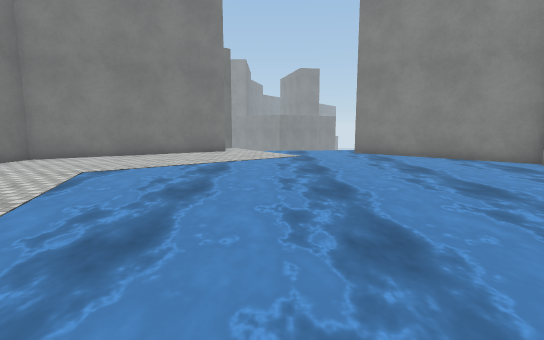
view 1 (above)

12 first-person views from a walk through a 3-D level made in the Unity game engine. The camera is 1.3 m above the floor, tilts 8° down and sees 80° across. The floor is counted in squares, 1 m on a side. Each view is taken from the middle of a square. On the plan, view 1 faces up. The plan holds only what a view shows up to about 14 squares ahead; the rest is blank. The place goes on beyond the plan. The player is left out. Some animated figures are left out. Surface patterns are stand-ins for the level's own textures.

view 2
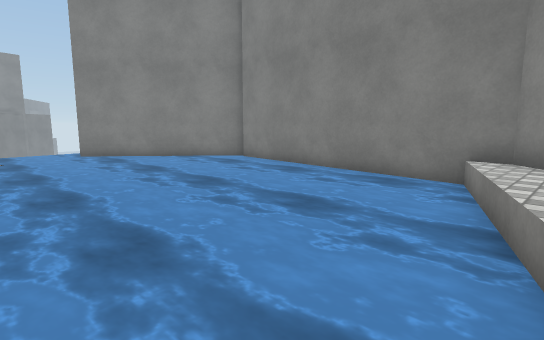

view 3
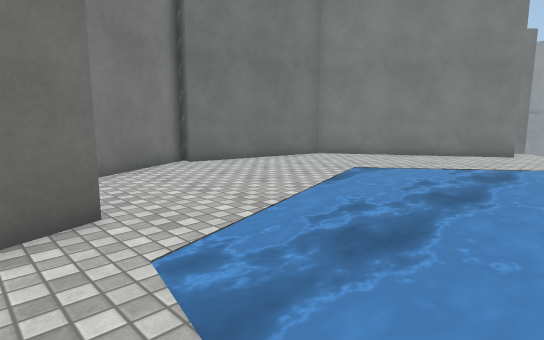

view 4
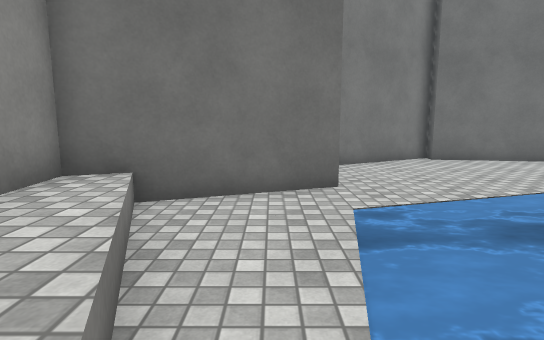

view 5
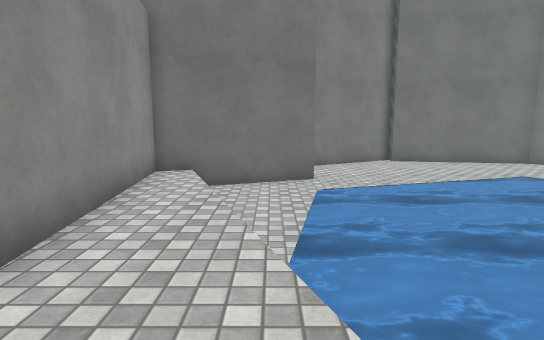

view 6
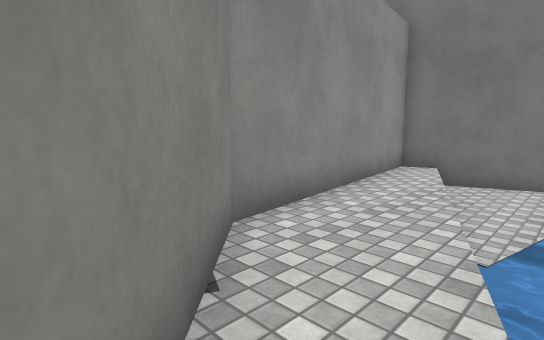

view 7
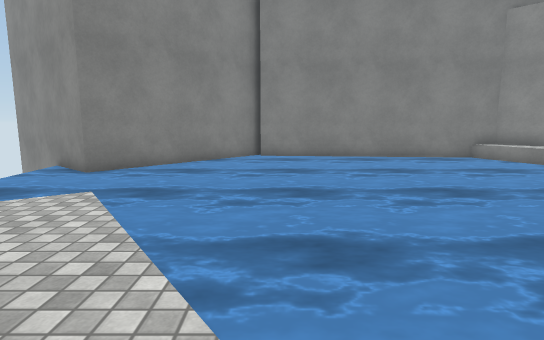

view 8
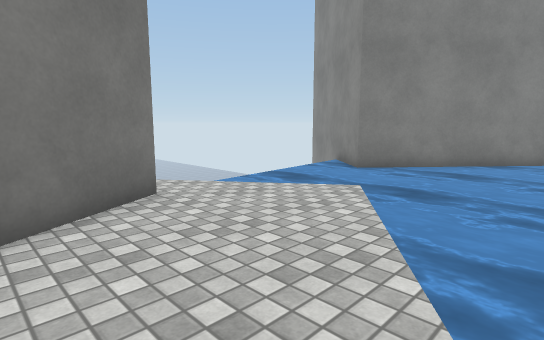

view 9
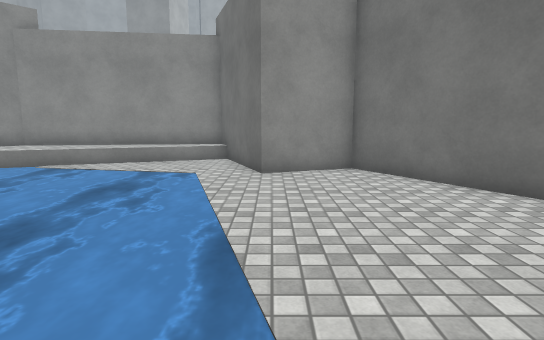

view 10
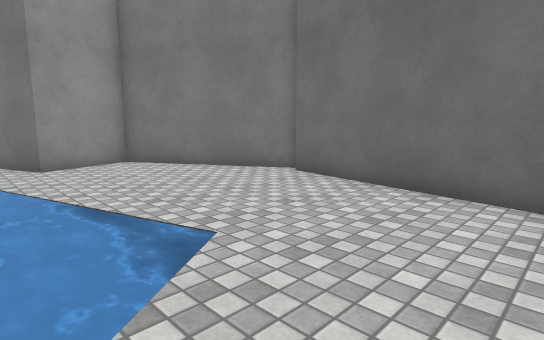

view 11
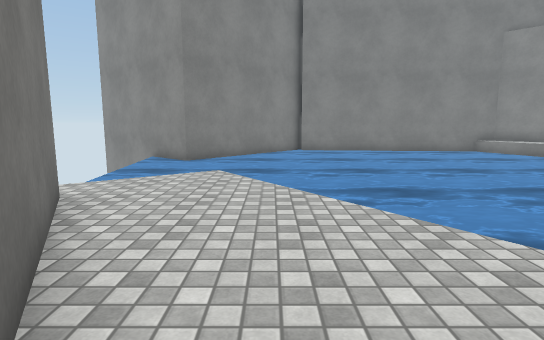

view 12
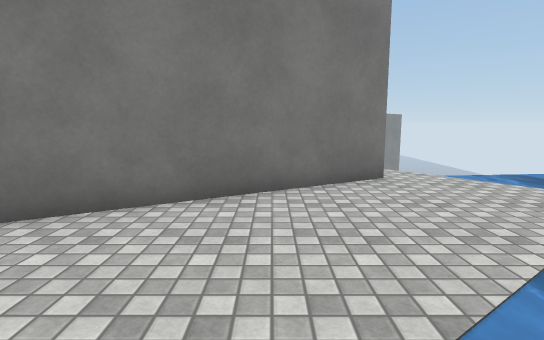

### Floor plan
Key: @ floor where view 1 was taken; # wall or solid block; x gap in a wall; . main floor; : floor 0.5 m higher than the main floor; / step, stairs or slope; ~ water the walk can cross; ≈ water the walk keeps out of.
Columns run from 10 left of view 1 to 9 right of it. Each row starts with its distance up from view 1.
 18                #
 17              ≈≈#
 16       ##..≈≈≈≈≈#
 15      ##...≈≈≈≈x#
 14    ###.....~~~~###
 13  ###.......~~~~~≈##
 12  #........~~~~~~~~##
 11 ##......~~~~~~~~~~~#
 10 #......~~~~~~~~~~~~#
  9 #.....~~~~~~~~~~~~~#
  8 #.....~~~~~~~~~~~~~#
  7 #.....~~~~~~~~~~~~~#
  6 #.....~~~~~~~~~~~~~#
  5 #.....~~~~~~~~~~~~~#
  4 #......~~~~~~~~~~~##
  3 ##.....~~~~~~~~~~~#
  2  ##....~~~~~~~~~~~#
  1   #.##...~~~~~~≈::#
  0   #####...@//≈:::##
 -1       #...//::::##
 -2       #//::::::##
 -3       ##########

Positions as (right, up) in squares from view 1, and headings:
1: (0, 0), facing up
2: (0, 0), facing up-right
3: (0, 0), facing up-left
4: (2, 0), facing left
5: (6, 0), facing left
6: (7, 1), facing down-left
7: (-5, 10), facing right
8: (-5, 10), facing up-right
9: (-5, 10), facing down
10: (-3, 12), facing down-left
11: (-8, 12), facing right
12: (-5, 8), facing up
